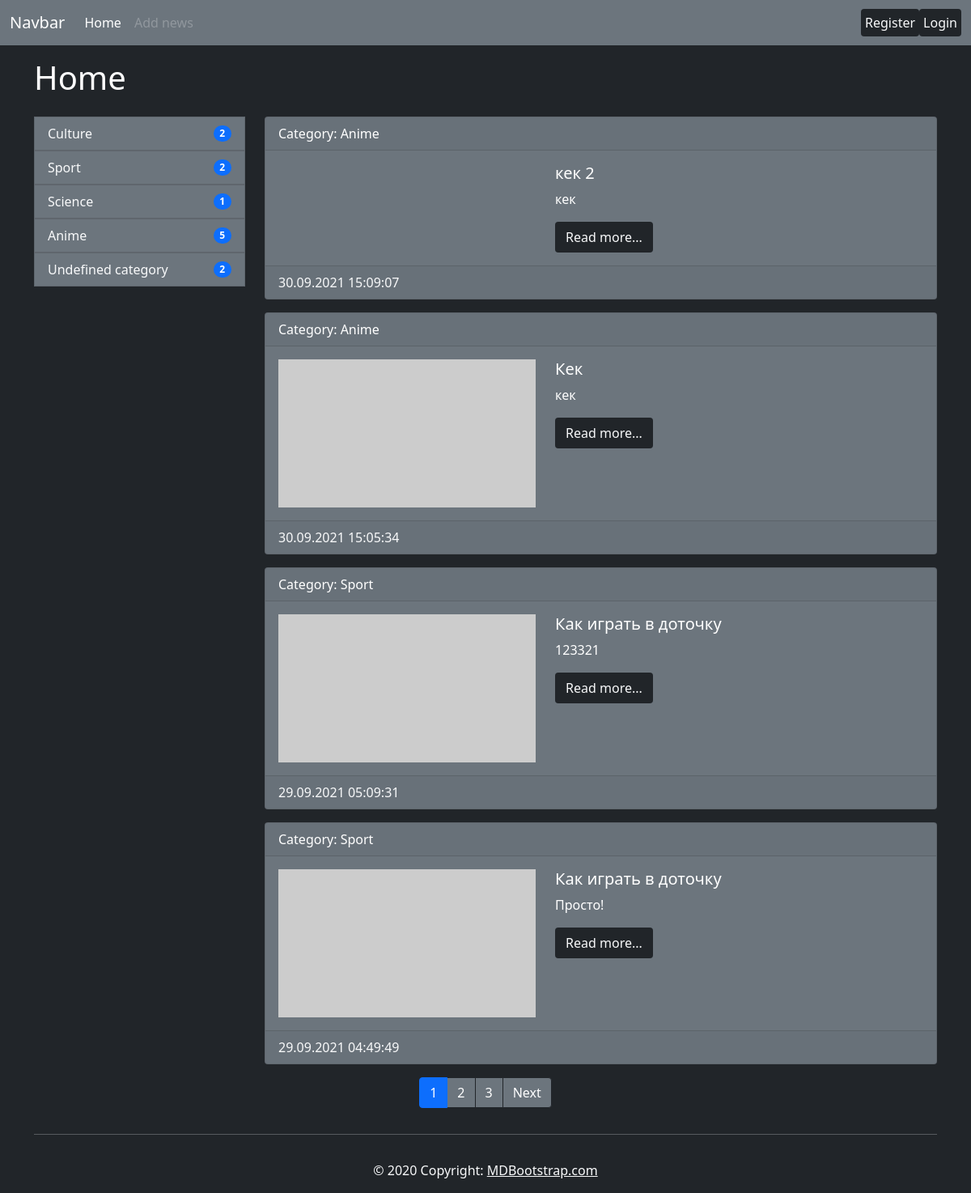
The page / on the database its author committed.
### news/models.py (models this page shows, shortened)
class Category(models.Model):
    title = models.CharField(max_length=150, db_index=True)
    def get_absolute_url(self):
        return reverse('category', kwargs={'category_id': self.pk})
    class Meta:
        verbose_name = 'Category'
        verbose_name_plural = 'Categories'
        ordering = ['title']

class News(models.Model):
    title = models.CharField(max_length=150)
    description = models.TextField(blank=True)
    created_at = models.DateTimeField(auto_now_add=True)
    updated_at = models.DateTimeField(auto_now=True)
    photo = models.ImageField(upload_to='photos/%Y/%m/%d/', blank=True, null=True)
    is_published = models.BooleanField(default=True)
    views = models.IntegerField(default=0)
    category = models.ForeignKey('Category', on_delete=models.PROTECT, null=True)
    def get_absolute_url(self):
        return reverse('view_news', kwargs={'news_id': self.pk})
    class Meta:
        verbose_name = 'News'
        verbose_name_plural = 'News'
        ordering = ['-created_at']

### news/views.py (the view)
# urls.py: path('', HomeNews.as_view(), name='home'),
class HomeNews(BaseListView):
    model = News
    template_name = 'news/index.html'
    extra_context = {'title': 'Home'}
    def get_queryset(self):
        return News.objects.filter(is_published=True).select_related('category')
    class Meta:
        pass

### news/templatetags/news_tags.py (called while the page is built)
@register.inclusion_tag('inc/_list_categories.html')
def show_categories():
    categories = Category.objects.annotate(cnt=Count('news', filter=F('news__is_published'))).filter(cnt__gt=0)
    return {'categories': categories}

@register.simple_tag
def is_disabled_url(request):
    if not request.user.is_authenticated:
        return 'disabled'
    return ''

@register.simple_tag
def is_active_url(request, correct_url):
    if request.get_full_path() == correct_url:
        return 'active'
    return ''

### news/templates/news/index.html (shortened to what this page needs)
{% extends 'base.html' %}
{% load news_tags %}
{% block contents %}
  {{ title }}
{% endblock contents %}
{% block sidebar %}
  {% show_categories %}
{% endblock sidebar %}
{% block content %}
  <div class="col-md-9">
    {% for item in news %}
      <div class="card mb-3 text-white bg-secondary">
        <div class="card-header">
          Category: <a href="{{ item.category.get_absolute_url }}" class="text-white text-decoration-none">{{ item.category.title }}</a>
        </div>
        <div class="card-body row">
          <div class="col-md-5">
            {% if item.photo %}
              <img src="{{ item.photo.url }}" alt="" width="400" class="" style="width: 100%">
            {% else %}
              <img src="https://picsum.photos/400/230?grayscale&blur=2" alt="" class="" style="width: 100%">
            {% endif %}
          </div>
          <div class="media-body col-md-7 padding-right-4">
            <h5 class="card-title">{{ item.title }}</h5>
            <p class="card-text">{{ item.description|truncatewords:50 }}</p>
            <a href="{{ item.get_absolute_url }}" class="btn">Read more...</a>
          </div>
        </div>
        <div class="card-footer text-light">
          {{ item.created_at|date:"d.m.Y H:i:s" }}
        </div>
      </div>
    {% endfor %}
  </div>
{% endblock content %}
{% block pagination %}
  {% include 'inc/_pagination.html' with page_obj=page_obj %}
{% endblock pagination %}

### templates/base.html (shortened to what this page needs)
{% load static %}
<!DOCTYPE html>
<html lang="en">
<head>
  <link rel="stylesheet" href="{% static 'bootstrap/css/bootstrap.min.css' %}">
  <link rel="stylesheet" href="{% static 'css/footer.css' %}">
  <link rel="stylesheet" href="{% static 'css/paginations.css' %}">
</head>
<body class="bg-dark">
  <div class="page">
    {% include 'inc/_nav.html' %}
    <main class="wrapper">
      <div class="container mt-3 content">
        <h1 class="mb-4 text-white">{% block contents %}{% endblock contents %}</h1>
        <div class="row">
          {% block sidebar %}{% endblock sidebar %}
          {% block content %}CONTENT{% endblock content %}
        </div>
      </div>
    </main>
    {% block pagination %}{% endblock pagination %}
    {% include 'inc/_footer.html' %}
  </div>
</body>
</html>

### templates/inc/_nav.html (shortened to what this page needs)
{% load news_tags %}
{% url 'home' as home_url %}
{% url 'add_news' as add_news %}
{% url 'register' as register %}
{% url 'login' as login %}
{% url 'logout' as logout %}
<nav class="navbar navbar-expand-lg navbar-dark bg-secondary">
	<div class="container-fluid">
		<a class="navbar-brand" href="{{ home_url }}">Navbar</a>
		<div class="collapse navbar-collapse" id="navbarSupportedContent">
		<ul class="navbar-nav me-auto mb-2 mb-lg-0">
			<li class="nav-item">
				<a class="nav-link {% is_active_url request home_url %}" aria-current="page" href="{{ home_url }}">Home</a>
			</li>
			<li class="nav-item">
				<a class="nav-link {% is_active_url request add_news %} {% is_disabled_url request %}" aria-current="page" href="{{ add_news }}">Add news</a>
			</li>
		</ul>
		{% if request.user.is_authenticated %}
			<span class="text-white">Welcome, {{ user.username }} | <a class="text-white" href="{{ logout }}">Exit</a></span>
		{% else %}
			<a href="{{ register }}" class="btn p-1">Register</a>
			<a href="{{ login }}" class="btn p-1">Login</a>
		{% endif %}
		</div>
	</div>
</nav>

### templates/inc/_list_categories.html
<div class="col-md-3 mb-5">
    <div class="list-group">
        {% for category in categories %}
            <a href="{{ category.get_absolute_url }}" class="category-link">
                <li class="list-group-item list-group-item-mine d-flex justify-content-between align-items-center">
                    {{ category.title }}
                    <span class="badge bg-primary rounded-pill">{{ category.cnt }}</span>
                </li>
            </a>
        {% endfor %}
    </div>
</div>

### templates/inc/_pagination.html (shortened to what this page needs)
{% if page_obj.has_other_pages %}
  <nav aria-label="Page navigation example">
    <ul class="pagination justify-content-center">
      {% for page in page_obj.paginator.page_range %}
        {% if page_obj.number == page %}
          <li class="page-item active"><a class="page-link" href="?page={{ page }}">{{ page }}</a></li>
        {% elif page > page_obj.number|add:-4 and page < page_obj.number|add:4 %}
          <li class="page-item"><a class="page-link" href="?page={{ page }}">{{ page }}</a></li>
        {% endif %}
      {% endfor %}
      {% if page_obj.has_next %}
        <li class="page-item">
          <a class="page-link" href="?page={{ page_obj.next_page_number }}">Next</a>
        </li>
      {% endif %}
    </ul>
  </nav>
{% endif %}

### templates/inc/_footer.html
<footer class="container my-footer">
    <hr class="footer-line bg-light">
    <footer class="bg-dark text-center text-lg-start">
        <div class="text-center text-light p-3">
        © 2020 Copyright:
        <a class="text-light" href="#">MDBootstrap.com</a>
        </div>
    </footer>
</footer>

### mysite/static/css/footer.css (style rules this page uses)
.page { overflow: hidden; display: flex; flex-direction: column; min-height: 100vh; }
footer { margin-top: auto; }

### mysite/static/css/paginations.css (style rules this page uses)
.page-link { background-color: #6c757d; color: #fff; border: 1px solid #212529; }

### templates/base.html (style rules this page uses)
.list-group-item-mine { background-color: var(--bs-secondary); color: var(--bs-light); cursor: pointer; transition: color .1s linear, background-color .1s linear; }
.category-link { text-decoration: none; }
.btn { background-color: var(--bs-dark); color: var(--bs-light); }

### rows shown on the page
Category: title "Culture", cnt "2"
Category: title "Sport", cnt "2"
Category: title "Science", cnt "1"
Category: title "Anime", cnt "5"
Category: title "Undefined category", cnt "2"
News: category "Anime", title "кек 2", description "кек", created_at "30.09.2021 15:09:07"
News: category "Anime", title "Кек", description "кек", created_at "30.09.2021 15:05:34"
News: category "Sport", title "Как играть в доточку", description "123321", created_at "29.09.2021 05:09:31"
News: category "Sport", title "Как играть в доточку", description "Просто!", created_at "29.09.2021 04:49:49"

### other values the page prints
{{ title }} "Home"
{{ page }} "1"
{{ page }} "2" "3"
